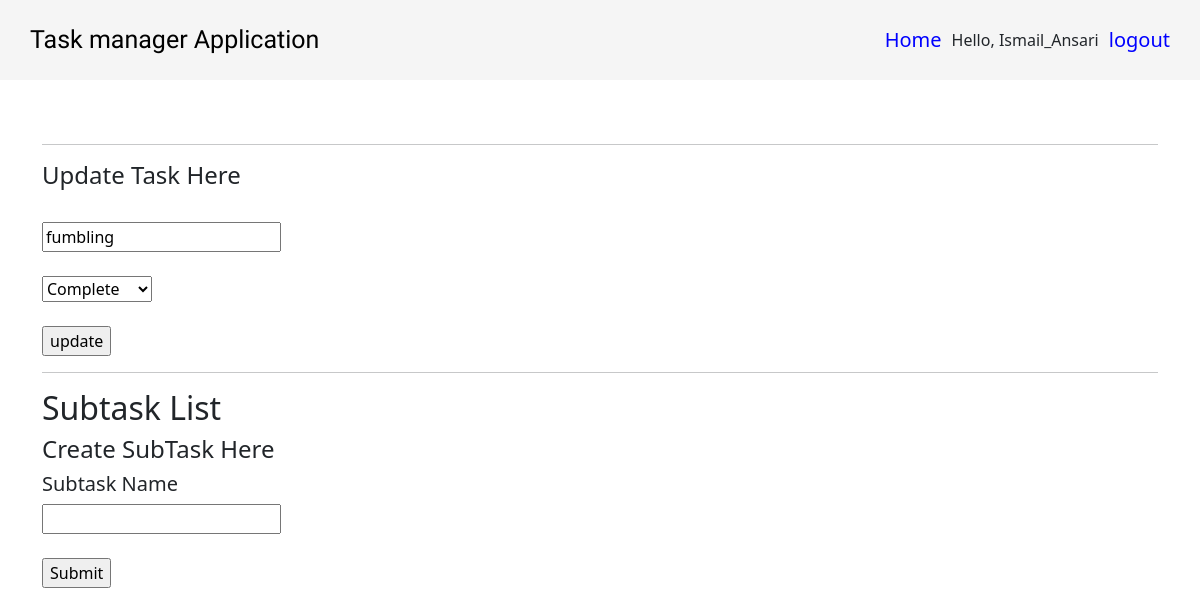
Before: /task/8 (signed in) with the older database file.
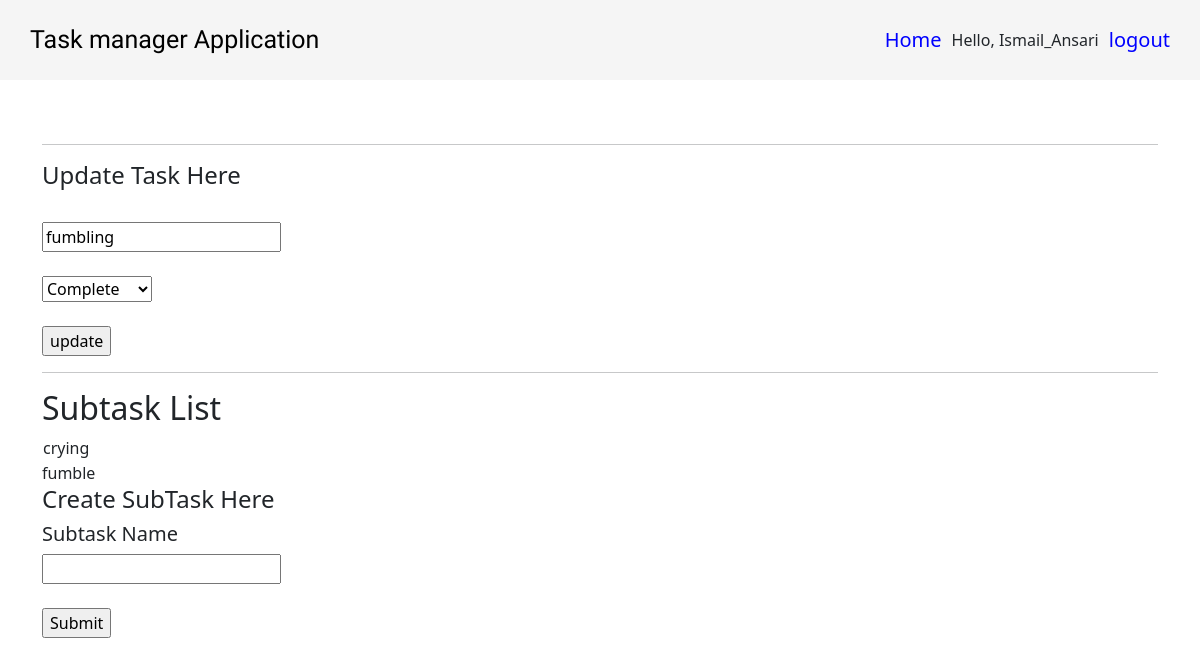
After: the same page with the newer database file.
### Task/models.py (models this page shows, shortened)
class Task(models.Model):
    task_name = models.CharField(max_length=255)
    owner = models.ForeignKey(User,on_delete=models.CASCADE)
    status= models.IntegerField(choices=Status.choices)
    created_at=models.DateTimeField(auto_now=True)
    updated_at=models.DateTimeField(auto_now=True)

class Sub_Task(models.Model):
    subtask_name = models.CharField(max_length=255)
    task = models.ForeignKey(Task, on_delete=models.CASCADE)
    created_at=models.DateTimeField(auto_now=True)

### Task/views.py (the view, shortened to what this page needs)
# urls.py: path('task/<int:id>',views.task_detail,name='task_detail'),
@login_required(login_url='login')
def task_detail(request,id):
    if request.method=='GET':
        user=request.user
        try:
            get_task=Task.objects.get(id=id,owner=user)
        except Task.DoesNotExist:
            get_task=None
        if get_task:
            get_subtask=Sub_Task.objects.filter(task_id=id)
            subtask={'subtask':get_subtask,'task':get_task}
            return render(request,'task_detail.html',subtask)
        else:
            return HttpResponse('Permission Denied')

### Task/templates/task_detail.html (shortened to what this page needs)
{% extends "base.html"%}
{% block maincode %}
<!DOCTYPE html>
<html>
<head>
  <link href="https://cdn.jsdelivr.net/npm/bootstrap@5.3.0-alpha3/dist/css/bootstrap.min.css" rel="stylesheet"
>
</head>
</body>
<br><br>
<hr>
<h4>Update Task Here</h4><br>
<form action="{% url 'update' %}" method="POST">
  <input type="text" value={{ task.task_name }} name="task_name"><br><br>
  <select name="status"><br><br>
    <option value="complete">Complete</option>
  </select>
  <br><br>
  <input type="submit" value="update">
  <br>
  <hr>
</form>
<h2>Subtask List</h2>
<table>
  {% for i in subtask %}
  <tr>
    <td>{{i.subtask_name}}</td>
  </tr>
</table>
{% endfor %}
<h4>Create SubTask Here</h4>
<form  method='POST'>
  <h5>Subtask Name</h5>
  <input type="text" name="subtask_name"><br><br>
  <input type="submit">
</form>
</body>
{% endblock %}

### Task/templates/base.html (shortened to what this page needs)
<!DOCTYPE html>
<html lang="en">
<head>
    <link rel="stylesheet" href="https://cdnjs.cloudflare.com/ajax/libs/font-awesome/5.15.3/css/all.min.css">
</head>
<body>
    <header class="header">
        <a href="#" class="logo">Task manager Application</a>
        <nav class="nav-items">
            <a class="ho" href="{% url 'home' %}">Home</a>
            <span class="hello-msg">Hello, {{request.user}}</span>
            <a href="{% url 'logout' %}">logout</a>
        </nav>
    </header>
    <div class="container">
        {% block maincode %}
        {% endblock %}
</body>
</html>

### Task/templates/base.html (style rules this page uses)
body { margin: 0; box-sizing: border-box; }
.header { display: flex; justify-content: space-between; align-items: center; background-color: #f5f5f5; }
.header .logo { font-size: 25px; font-family: 'Sriracha', cursive; color: #000; text-decoration: none; margin-left: 30px; }
.nav-items { display: flex; justify-content: space-around; align-items: center; background-color: #f5f5f5; margin-right: 20px; }
.nav-items a { text-decoration: none; font-size: 20px; color: blue; padding: 25px 10px; }

Changed rows visible on the page:
added Sub_Task: subtask_name "crying"
added Sub_Task: subtask_name "fumble"
